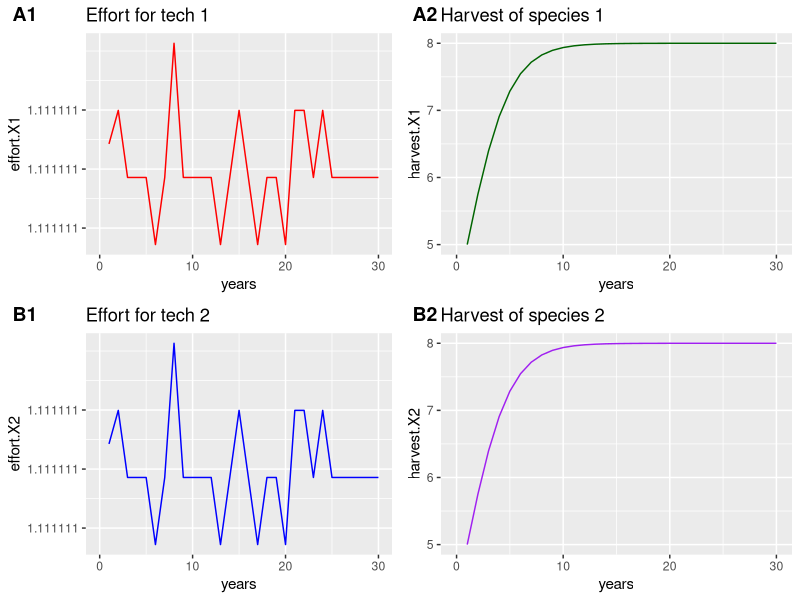
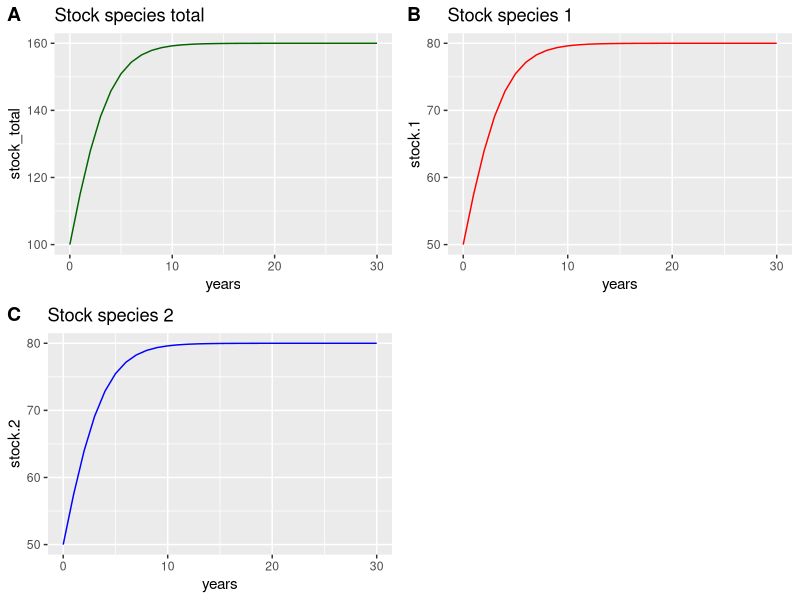
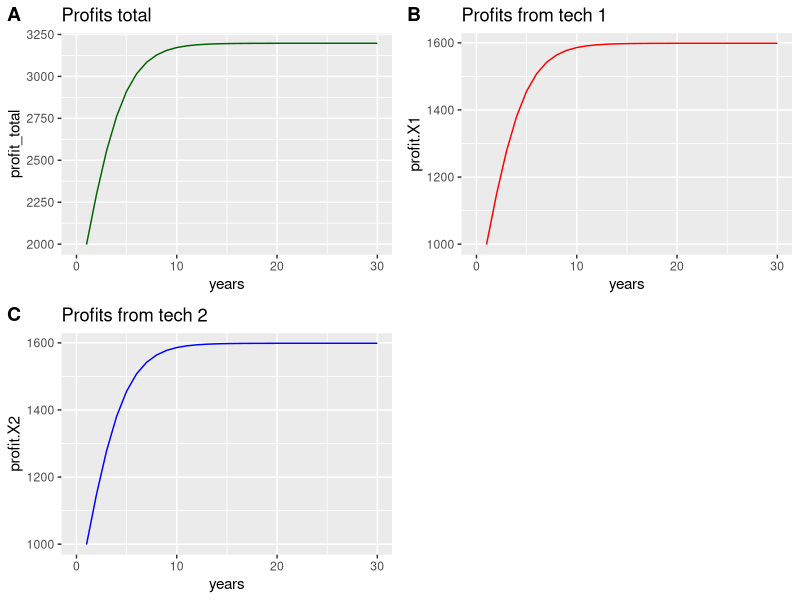

These charts were generated, in order, by the following R code:
## ---- chunk 1
knitr::opts_chunk$set(echo = TRUE)


library(tidyverse)
library(ggplot2)
library(cowplot)
library(quadprog)

## ---- chunk 2
# Species:
# s = species, r, K, X, p

# Overexploited s=1, r=0.5, K=100, X=0.5, p=200
# Healthy, r=0.5, K=100, X=80, p=200
# mixed previous 2  overxploited for species 2 (X0=0.5) 
# and healthy species 1 (X0=80)
# We repeat the mixed case but P_1=150 P_2=200
s1 <- c(s=1, r=0.5, K=100, X=50, p=200) 
s2 <- c(s=2, r=0.5, K=100, X=50, p=200) 


# t = tech, q1 = catchability species 1, q2 = catchability species 2...

t1 <- c(t=1, q1=0.05, q2=0.04)
t2 <- c(t=2, q1=0.04, q2=0.05)

# Tech cost: t = tech, cost = cost per unit effort
c1 <- c(t=1, cost=1)
c2 <- c(t=2, cost=1)

# Baskets: bimary matrix of # species x # baskets, where 1 means that species is in that basket

b1 <- c(s1 = 1, s2 = 1)

# Quotas: position = basket, number is the harvest limit.
# We want this to be 0.1 of the preceeding stock under constant mortality, so this will have to change to just input constant m.

mortality = 0.1

# Years
years = 30
## ---- chunk 3
species = list(s1, s2)
tech = list(t1, t2)
cost = list(c1, c2)
baskets = list(b1)
## ---- chunk 4
qb_stock <- function(species, tech, cost, baskets, mortality, years){
  
  # Make useful data frames of each of our lists: this allows any number to be added.
  sp_df <- as.data.frame(do.call(rbind, species))
  tech_df <- as.data.frame(do.call(rbind, tech))
  cost_df <- as.data.frame(do.call(rbind, cost))
  baskets_df <- as.data.frame(do.call(rbind, baskets))
  
  # Calculate number of tech and species
  ntech <- nrow(tech_df)
  nspecies <- nrow(sp_df)
  
  # Add starting stock values.
  stock_df <- data.frame(t(sp_df$X))
  
  # Make a few full data frames we can fill later
  h_df <- data.frame(matrix(ncol = nspecies))
  e_df <- data.frame(matrix(ncol = ntech))
  pft_df <- data.frame(matrix(ncol = ntech))
  pft_sp_df <- data.frame(matrix(ncol = nspecies))
  horizon <-seq(0, years,by=1) 
  #WWWW
  # We still probably want to calculate harvest per species AND technology...
  #WWWW
  
  
  ### --------
  ### Unchanging Parameters
  ### --------
  
  # D is the cost matrix, where the diagonal values are the cost of each tech:
  D <- matrix(0, nrow = ntech, ncol = ntech)
    diag(D) <- 2*cost_df$cost
  
  # Z is the the tech matrix
  Z <- as.matrix(tech_df[,-1])
  
  # P is the price matrix
  P <- sp_df$p
  
  # M is whether a species is contained in a basket:
  M <- as.matrix(baskets_df)
  
  # We build a diagonal matrix (nxn) for the second constraint
  N <- matrix(0, nrow=ntech,ncol=ntech)
    diag(N) <- 1
    
  ### --------
  ### Changing Parameters
  ### --------
  
  for (i in 1:years){
    ### ------
    ### Calculate effort per year
    ### ------
    E <- NULL
    # B, where the diagonal corresponds to stock sizes (X) for each species
    B <- matrix(0, nrow = nspecies, ncol = nspecies)
      diag(B) <- as.numeric(tail(stock_df,1)) ### Stock goes here...
    # d combines the P,B,and Z matrices yeilding the per tech revenue (1xtech)
    # (1xspecies)x(speciesxspecies)x(speciesxtech)
    d <- t(t(P)%*%B%*%Z)
    # A is the transpose matrix that defines which basket each species is in:
    A <- -1*M%*%B%*%Z
      # Add the second constraint N:
      A <- rbind(A, N)
      # Take the transpose for solve.QP:
      t_A <- t(A)
    # We need to calculate the basket caps based on the initial BASKET size(not stock size!):
    viz_stock <- rowSums(tail(stock_df,1)) ### And here...
    # Make the first constraint based on mortality:
    b <- -viz_stock * mortality
      # Make a second constraint so they're all greater than zero:
      b2 <- matrix(0, nrow=ntech, ncol=1)
      # Bind them together
      b <- rbind(b, b2)
    # Find optimal efforts
    E <- solve.QP(D,d,t_A,b, meq=0)$solution # Vector where the position is the effort per tech.
    
    ### ------
    ### Calculate harvest for each species for the year
    ### ------
    # Repeat E for each species, so we have effort per tech per species:
    h <- c(B%*%Z%*%E) # Position corresponds to the species:
    # Calculate stock growth with X(t+1) = Xt + Xt*r*(1-Xt/K) - h
    stock_next <- tail(stock_df,1) + sp_df$r*tail(stock_df,1)*(1-tail(stock_df,1)/sp_df$K) - h
    stock_df <- rbind(stock_df, stock_next)
    
    ### Calculate profit for each technology for the year
    ### -----
    
    # (1xtech)*(techx1)
    Rev <- as.data.frame(t(d)*E)
    
    # .5 * (1xtech) * (techxtech) x (techx1)
    Costz <- as.data.frame((1/2)*t(E)%*%D*E)
    
    pft <- as.data.frame(Rev - Costz)
    names(pft) <- names(pft_df)
    
    ### Profit per species
    ### -----

    # (1xtech)*(techxspecies) = (1xspecies)
    # profit per tech x catchability

    pft_sp <- pft*Z
    names(pft_sp) <- names(pft_sp_df)
    
    h_df <- rbind(h_df, h)
    e_df <- rbind(e_df, E)
    pft_df <- rbind(pft_df, pft)
    pft_sp_df <- rbind(pft_sp_df, pft_sp)

  }
  
  rownames(stock_df) <- NULL
  colnames(stock_df) <- sp_df$s
  return(list(stock = stock_df, harvest = h_df, effort = e_df, profit = pft_df, profit_species = pft_sp_df,years=horizon))
}

test <- qb_stock(species, tech, cost, baskets, 0.9, years)

test$effort
test$harvest
test$stock
test$profit
test$profit_species

test <- qb_stock(species, tech, cost, baskets, mortality, years)

## ---- chunk 5
# we put results into a dataframe
results <- as.data.frame(test) %>% 
  mutate(stock_total=stock.1+stock.2, # we sum stocks...
         profit_total=profit.X1+profit.X2) #we sum profits...

# graphs of effort and harvest
effort_x1 <- ggplot(results)+
  geom_line(aes(x=years,y=effort.X1), color="red")+
  labs(title="Effort for tech 1")

effort_x2 <- ggplot(results)+
  geom_line(aes(x=years,y=effort.X2), color="blue")+
  labs(title="Effort for tech 2")

harvest_x1 <- ggplot(results)+
  geom_line(aes(x=years,y=harvest.X1), color="darkgreen")+
  labs(title="Harvest of species 1")

harvest_x2 <- ggplot(results)+
  geom_line(aes(x=years,y=harvest.X2), color="purple")+
  labs(title="Harvest of species 2")

plot_grid(effort_x1, harvest_x1, 
          effort_x2, harvest_x2, 
          labels = c("A1", "A2", "B1", "B2"),
          ncol = 2, nrow = 2)

# graphs of biomass
biomass_x1 <- ggplot(results)+
  geom_line(aes(x=years,y=stock.1), color="red")+
  labs(title="Stock species 1")

biomass_x2 <- ggplot(results)+
  geom_line(aes(x=years,y=stock.2), color="blue")+
  labs(title="Stock species 2")

biomass_x <- ggplot(results)+
  geom_line(aes(x=years,y=stock_total), color="darkgreen")+
  labs(title="Stock species total")

plot_grid(biomass_x, biomass_x1, biomass_x2, 
          labels = c("A", "B", "C"),
          ncol = 2, nrow = 2)

# graphs for profits

profits_e1 <- ggplot(results)+
  geom_line(aes(x=years,y=profit.X1), color="red")+
  labs(title="Profits from tech 1")

profits_e2 <- ggplot(results)+
  geom_line(aes(x=years,y=profit.X2), color="blue")+
  labs(title="Profits from tech 2")

profits_total <- ggplot(results)+
  geom_line(aes(x=years,y=profit_total), color="darkgreen")+
  labs(title="Profits total")

plot_grid(profits_total, profits_e1, profits_e2, 
          labels = c("A", "B", "C"),
          ncol = 2, nrow = 2)
